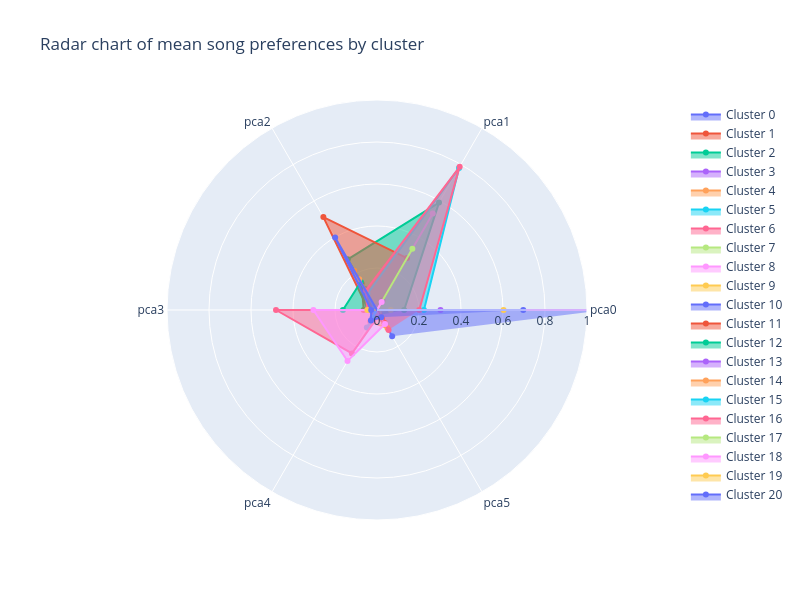

Source (notebook cell):
### Code cell
# Create an empty list to store the Scatterpolar object of each cluster
scatter_objects = []

# State the label for each arm of the chart
categories = pca_minmax_95_df.columns

# Get the means of each feature for each cluster
cluster_feat_means = pca_minmax_95_df.groupby(by="cluster").mean()

# Iterate over the unique clusters and add an object for each cluster to the list
for cluster in sorted(pca_minmax_95_df['cluster'].unique()):

  # Find the mean value for each column of the cluster
  cluster_means = cluster_feat_means.loc[cluster]

  # Create a Scatterpolar object for the cluster
  cluster_scatter = go.Scatterpolar(
    r = cluster_means, # set the radial coordinates
    theta = categories, # the names of the columns
    fill = 'toself', # fills in the space with colour
    name = f'Cluster {cluster}' # adds the name of the cluster
  )

  # Add the Scatterpolar object to the list
  scatter_objects.append(cluster_scatter)

# Create the figure (the white area)
fig = go.Figure()

# Add the scatter objects to the figure
fig.add_traces(scatter_objects)

# Add extras to the plot, such as title
fig.update_layout(
  title_text = 'Radar chart of mean song preferences by cluster',
  height = 600,
  width = 800,
  polar = dict(
    radialaxis = dict(
      visible = True, # visibility of the numbers on the arm
      range = [0, 1] # scale of the plot
    )),
  showlegend = True
)

# Show the initialised plot and the trace objects
fig.show()

### Figure 1 — Plotly figure (JSON) as saved in the notebook; plotly's stock layout.template omitted (floating-point values rounded to 4 significant figures)
{"data": [{"fill": "toself", "name": "Cluster 0", "r": [1.092, -0.1024, 0.1136, -0.01374, -0.02633, 0.1443], "theta": ["pca0", "pca1", "pca2", "pca3", "pca4", "pca5", "cluster"], "type": "scatterpolar"}, {"fill": "toself", "name": "Cluster 1", "r": [-0.4826, -0.1046, 0.1469, 0.06334, -0.1334, 0.04795], "theta": ["pca0", "pca1", "pca2", "pca3", "pca4", "pca5", "cluster"], "type": "scatterpolar"}, {"fill": "toself", "name": "Cluster 2", "r": [0.1292, 0.5907, 0.2785, -0.04029, 0.04695, 0.02759], "theta": ["pca0", "pca1", "pca2", "pca3", "pca4", "pca5", "cluster"], "type": "scatterpolar"}, {"fill": "toself", "name": "Cluster 3", "r": [0.3023, -0.6258, -0.08778, 0.0265, -0.03581, 0.0003677], "theta": ["pca0", "pca1", "pca2", "pca3", "pca4", "pca5", "cluster"], "type": "scatterpolar"}, {"fill": "toself", "name": "Cluster 4", "r": [-0.2314, 0.05376, -0.2765, -0.1421, 0.06498, 0.09948], "theta": ["pca0", "pca1", "pca2", "pca3", "pca4", "pca5", "cluster"], "type": "scatterpolar"}, {"fill": "toself", "name": "Cluster 5", "r": [-0.3337, -0.1535, -0.00885, -0.1596, 0.09664, 0.02984], "theta": ["pca0", "pca1", "pca2", "pca3", "pca4", "pca5", "cluster"], "type": "scatterpolar"}, {"fill": "toself", "name": "Cluster 6", "r": [-0.03482, -0.4245, -0.02678, 0.4809, 0.2386, 0.02393], "theta": ["pca0", "pca1", "pca2", "pca3", "pca4", "pca5", "cluster"], "type": "scatterpolar"}, {"fill": "toself", "name": "Cluster 7", "r": [0.06554, -0.2984, -0.1927, -0.01971, -0.03038, 0.01493], "theta": ["pca0", "pca1", "pca2", "pca3", "pca4", "pca5", "cluster"], "type": "scatterpolar"}, {"fill": "toself", "name": "Cluster 8", "r": [-0.02116, 0.5309, -0.09956, 0.01792, -0.02731, -0.03369], "theta": ["pca0", "pca1", "pca2", "pca3", "pca4", "pca5", "cluster"], "type": "scatterpolar"}, {"fill": "toself", "name": "Cluster 9", "r": [-0.4942, -0.2222, 0.216, -0.08014, 0.03373, -0.04441], "theta": ["pca0", "pca1", "pca2", "pca3", "pca4", "pca5", "cluster"], "type": "scatterpolar"}, {"fill": "toself", "name": "Cluster 10", "r": [-0.3854, 0.05155, -0.08211, -0.007861, -0.03016, -0.002352], "theta": ["pca0", "pca1", "pca2", "pca3", "pca4", "pca5", "cluster"], "type": "scatterpolar"}, {"fill": "toself", "name": "Cluster 11", "r": [-0.07633, 0.2854, 0.5107, 0.04046, 0.03285, 0.07021], "theta": ["pca0", "pca1", "pca2", "pca3", "pca4", "pca5", "cluster"], "type": "scatterpolar"}, {"fill": "toself", "name": "Cluster 12", "r": [-0.03287, -0.5454, 0.1539, 0.1623, -0.1479, -0.06675], "theta": ["pca0", "pca1", "pca2", "pca3", "pca4", "pca5", "cluster"], "type": "scatterpolar"}, {"fill": "toself", "name": "Cluster 13", "r": [1.177, -0.0684, 0.01828, -0.04597, 0.05277, -0.1024], "theta": ["pca0", "pca1", "pca2", "pca3", "pca4", "pca5", "cluster"], "type": "scatterpolar"}, {"fill": "toself", "name": "Cluster 14", "r": [-0.2628, -0.3805, 0.1692, 0.0003527, -0.01758, -0.05255], "theta": ["pca0", "pca1", "pca2", "pca3", "pca4", "pca5", "cluster"], "type": "scatterpolar"}, {"fill": "toself", "name": "Cluster 15", "r": [0.2236, 0.7813, 0.09038, 0.008001, 0.04113, -0.08531], "theta": ["pca0", "pca1", "pca2", "pca3", "pca4", "pca5", "cluster"], "type": "scatterpolar"}, {"fill": "toself", "name": "Cluster 16", "r": [0.2012, 0.7873, 0.1073, 0.04635, -0.1384, 0.1101], "theta": ["pca0", "pca1", "pca2", "pca3", "pca4", "pca5", "cluster"], "type": "scatterpolar"}, {"fill": "toself", "name": "Cluster 17", "r": [-0.2584, 0.3367, -0.3755, 0.02833, -0.08017, -0.06203], "theta": ["pca0", "pca1", "pca2", "pca3", "pca4", "pca5", "cluster"], "type": "scatterpolar"}, {"fill": "toself", "name": "Cluster 18", "r": [-0.4034, 0.04435, -0.1126, 0.3029, 0.2806, 0.07665], "theta": ["pca0", "pca1", "pca2", "pca3", "pca4", "pca5", "cluster"], "type": "scatterpolar"}, {"fill": "toself", "name": "Cluster 19", "r": [0.6025, -0.5185, -0.4084, 0.04555, -0.0366, -0.03194], "theta": ["pca0", "pca1", "pca2", "pca3", "pca4", "pca5", "cluster"], "type": "scatterpolar"}, {"fill": "toself", "name": "Cluster 20", "r": [0.6964, -0.1844, 0.3987, 0.02757, 0.05768, 0.04051], "theta": ["pca0", "pca1", "pca2", "pca3", "pca4", "pca5", "cluster"], "type": "scatterpolar"}], "layout": {"height": 600, "polar": {"radialaxis": {"range": [0, 1], "visible": true}}, "showlegend": true, "title": {"text": "Radar chart of mean song preferences by cluster"}, "width": 800}}
